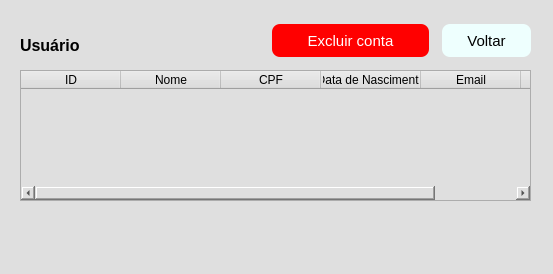
<?xml version="1.0" encoding="UTF-8"?>
<ui version="4.0">
 <class>MainWindow</class>
 <widget class="QMainWindow" name="MainWindow">
  <property name="geometry">
   <rect>
    <x>0</x>
    <y>0</y>
    <width>553</width>
    <height>274</height>
   </rect>
  </property>
  <property name="windowTitle">
   <string>MainWindow</string>
  </property>
  <property name="styleSheet">
   <string notr="true">background-color: rgb(223, 223, 223);</string>
  </property>
  <widget class="QWidget" name="centralwidget">
   <widget class="QLabel" name="label">
    <property name="geometry">
     <rect>
      <x>20</x>
      <y>30</y>
      <width>91</width>
      <height>31</height>
     </rect>
    </property>
    <property name="font">
     <font>
      <pointsize>12</pointsize>
      <weight>75</weight>
      <bold>true</bold>
     </font>
    </property>
    <property name="text">
     <string>Usuário</string>
    </property>
   </widget>
   <widget class="QTableWidget" name="tableWidget">
    <property name="geometry">
     <rect>
      <x>20</x>
      <y>70</y>
      <width>511</width>
      <height>131</height>
     </rect>
    </property>
    <column>
     <property name="text">
      <string>ID</string>
     </property>
    </column>
    <column>
     <property name="text">
      <string>Nome</string>
     </property>
    </column>
    <column>
     <property name="text">
      <string>CPF</string>
     </property>
    </column>
    <column>
     <property name="text">
      <string>Data de Nascimento</string>
     </property>
    </column>
    <column>
     <property name="text">
      <string>Email</string>
     </property>
    </column>
    <column>
     <property name="text">
      <string>Senha</string>
     </property>
    </column>
   </widget>
   <widget class="QPushButton" name="pushButton_voltar">
    <property name="geometry">
     <rect>
      <x>440</x>
      <y>20</y>
      <width>93</width>
      <height>41</height>
     </rect>
    </property>
    <property name="styleSheet">
     <string notr="true">QPushButton {
           
	
	
	background-color: rgb(238, 255, 254);
           border: none;
           padding: 10px 20px;
           text-align: center;
           text-decoration: none;
           display: inline-block;
           font-size: 15px;
           margin: 4px 2px;
           cursor: pointer;
           border-radius: 8px;
        }
        QPushButton:hover {
          
	
	background-color: rgb(255, 255, 255);
        }</string>
    </property>
    <property name="text">
     <string>Voltar</string>
    </property>
   </widget>
   <widget class="QPushButton" name="pushButton_redefinir_senha">
    <property name="geometry">
     <rect>
      <x>270</x>
      <y>20</y>
      <width>161</width>
      <height>41</height>
     </rect>
    </property>
    <property name="styleSheet">
     <string notr="true">QPushButton {
           
	
	
	
	
	background-color: rgb(255, 0, 0);
           border: none;
           padding: 10px 20px;
           text-align: center;
           text-decoration: none;
           display: inline-block;
color: white;
           font-size: 15px;
           margin: 4px 2px;
           cursor: pointer;
           border-radius: 8px;
        }
        QPushButton:hover {
          
	
	
	background-color: rgb(190, 16, 16);
        }</string>
    </property>
    <property name="text">
     <string>Excluir conta</string>
    </property>
   </widget>
  </widget>
  <widget class="QMenuBar" name="menubar">
   <property name="geometry">
    <rect>
     <x>0</x>
     <y>0</y>
     <width>553</width>
     <height>26</height>
    </rect>
   </property>
  </widget>
  <widget class="QStatusBar" name="statusbar"/>
 </widget>
 <resources/>
 <connections/>
</ui>
